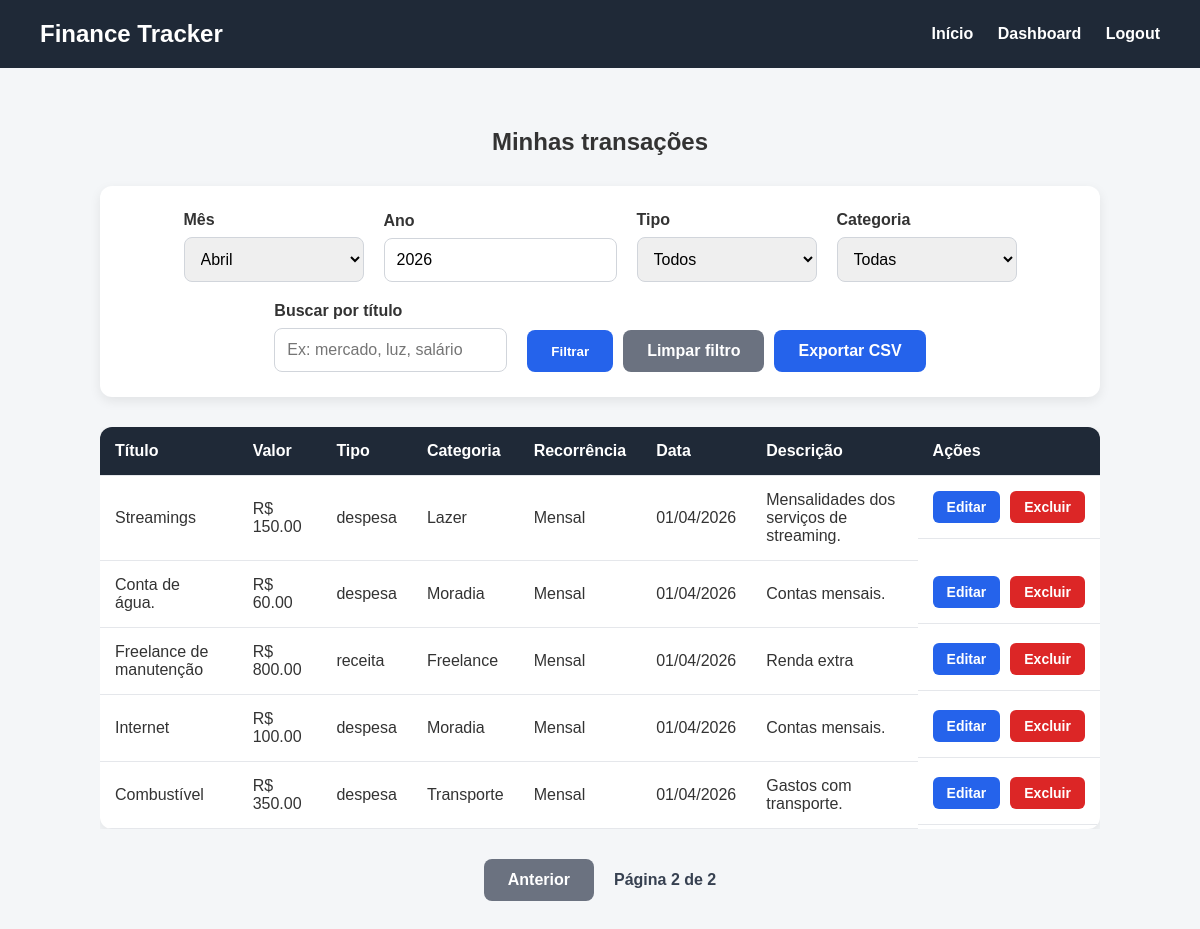
The page /transactions?month=4&year=2026&type=&category=&search=&page=2 (signed in) on the database its author committed.
### app.py (models this page shows)
class Transaction(db.Model):
    id = db.Column(db.Integer, primary_key=True)
    title = db.Column(db.String(150), nullable=False)
    amount = db.Column(db.Float, nullable=False)
    type = db.Column(db.String(20), nullable=False)
    category = db.Column(db.String(100), nullable=False)
    date = db.Column(db.Date, nullable=False, default=datetime.utcnow)
    description = db.Column(db.Text, nullable=True)
    is_recurring = db.Column(db.Boolean, default=False)
    recurrence_type = db.Column(db.String(20), nullable=True)
    user_id = db.Column(db.Integer, db.ForeignKey("user.id"), nullable=False)

### app.py (the view)
@app.route("/transactions")
def transactions():
    if "user_id" not in session:
        flash("Faça login para visualizar suas transações.")
        return redirect(url_for("login"))
    data = get_filtered_transactions_for_user(session["user_id"])
    all_transactions = data["transactions"]
    page = request.args.get("page", default=1, type=int)
    per_page = 5
    total_transactions = len(all_transactions)
    total_pages = (total_transactions + per_page - 1) // per_page
    if total_pages == 0:
        total_pages = 1
    if page < 1:
        page = 1
    if page > total_pages:
        page = total_pages
    start_index = (page - 1) * per_page
    end_index = start_index + per_page
    paginated_transactions = all_transactions[start_index:end_index]
    return render_template(
        "transactions.html",
        transactions=paginated_transactions,
        selected_month=data["selected_month"],
        selected_year=data["selected_year"],
        selected_type=data["selected_type"],
        selected_category=data["selected_category"],
        available_categories=data["available_categories"],
        search_title=data["search_title"],
        page=page,
        total_pages=total_pages
    )

### templates/transactions.html (shortened to what this page needs)
{% extends "base.html" %}
{% block content %}
<section class="transactions-section">
    <h1>Minhas transações</h1>
    <section class="filter-section">
        <form method="GET" action="{{ url_for('transactions') }}" class="filter-form">
            <div class="filter-group">
                <label for="month">Mês</label>
                <select id="month" name="month">
                    <option value="4" {% if selected_month == 4 %}selected{% endif %}>Abril</option>
                </select>
            </div>
            <div class="filter-group">
                <label for="year">Ano</label>
                <input
                    type="number"
                    id="year"
                    name="year"
                    placeholder="Ex: 2026"
                    value="{{ selected_year }}"
                >
            </div>
            <div class="filter-group">
                <label for="type">Tipo</label>
                <select id="type" name="type">
                    <option value="">Todos</option>
                </select>
            </div>
            <div class="filter-group">
                <label for="category">Categoria</label>
                <select id="category" name="category">
                    <option value="">Todas</option>
                </select>
            </div>
            <div class="filter-group">
                <label for="search">Buscar por título</label>
                <input
                    type="text"
                    id="search"
                    name="search"
                    placeholder="Ex: mercado, luz, salário"
                    value="{{ search_title }}"
                >
            </div>
            <div class="filter-buttons">
                <button type="submit" class="btn">Filtrar</button>
                <a href="{{ url_for('transactions') }}" class="btn btn-secondary">Limpar filtro</a>
                <a
                    href="{{ url_for('export_transactions_csv', month=selected_month, year=selected_year, type=selected_type, category=selected_category, search=search_title) }}"
                    class="btn"
                >
                    Exportar CSV
                </a>
            </div>
        </form>
    </section>
    {% if transactions %}
        <div class="table-container">
            <table class="transactions-table">
                <thead>
                    <tr>
                        <th>Título</th>
                        <th>Valor</th>
                        <th>Tipo</th>
                        <th>Categoria</th>
                        <th>Recorrência</th>
                        <th>Data</th>
                        <th>Descrição</th>
                        <th>Ações</th>
                    </tr>
                </thead>
                <tbody>
                    {% for transaction in transactions %}
                        <tr>
                            <td>{{ transaction.title }}</td>
                            <td>R$ {{ "%.2f"|format(transaction.amount) }}</td>
                            <td>{{ transaction.type }}</td>
                            <td>{{ transaction.category }}</td>
                            <td>
                                {% if transaction.is_recurring and transaction.recurrence_type == "monthly" %}
                                    Mensal
                                {% else %}
                                    Única
                                {% endif %}
                            </td>
                            <td>{{ transaction.date.strftime("%d/%m/%Y") }}</td>
                            <td>{{ transaction.description if transaction.description else "-" }}</td>
                            <td class="actions-cell">
                                <a href="{{ url_for('edit_transaction', transaction_id=transaction.id) }}" class="btn-action edit-btn">
                                    Editar
                                </a>
                                <form action="{{ url_for('delete_transaction', transaction_id=transaction.id) }}" method="POST" class="delete-form">
                                    <button type="submit" class="btn-action delete-btn" onclick="return confirm('Tem certeza que deseja excluir esta transação?')">
                                        Excluir
                                    </button>
                                </form>
                            </td>
                        </tr>
                    {% endfor %}
                </tbody>
            </table>
        </div>
        <div class="pagination">
            {% if page > 1 %}
                <a
                    href="{{ url_for('transactions', month=selected_month, year=selected_year, type=selected_type, category=selected_category, search=search_title, page=page-1) }}"
                    class="btn btn-secondary"
                >
                    Anterior
                </a>
            {% endif %}
            <span class="pagination-info">Página {{ page }} de {{ total_pages }}</span>
        </div>
    {% else %}
        <div class="empty-state">
            <p>Nenhuma transação encontrada para esse filtro.</p>
            <a href="{{ url_for('add_transaction') }}" class="btn">Adicionar transação</a>
        </div>
    {% endif %}
</section>
{% endblock %}

### static/style.css (style rules this page uses)
* { margin: 0; padding: 0; box-sizing: border-box; }
body { font-family: Arial, sans-serif; background-color: #f4f6f8; color: #333; }
.btn { display: inline-block; background-color: #2563eb; color: white; padding: 12px 24px; text-decoration: none; border-radius: 8px; font-weight: bold; border: none; cursor: pointer; }
.btn-secondary { background-color: #6b7280; }
.transactions-section h1 { text-align: center; margin-bottom: 30px; }
.table-container { overflow-x: auto; }
.transactions-table { width: 100%; border-collapse: collapse; background-color: white; border-radius: 12px; overflow: hidden; box-shadow: 0 4px 12px rgba(0, 0, 0, 0.08); }
.transactions-table th, .transactions-table td { padding: 15px; text-align: left; border-bottom: 1px solid #e5e7eb; }
.transactions-table th { background-color: #1f2937; color: white; }
.actions-cell { display: flex; gap: 10px; align-items: center; }
.btn-action { padding: 8px 14px; border-radius: 6px; text-decoration: none; color: white; font-size: 14px; font-weight: bold; border: none; cursor: pointer; display: inline-block; }
.edit-btn { background-color: #2563eb; }
.delete-btn { background-color: #dc2626; }
.delete-form { display: inline; }
.filter-section { background-color: white; padding: 25px; border-radius: 12px; box-shadow: 0 4px 12px rgba(0, 0, 0, 0.08); margin-bottom: 30px; }
.filter-form { display: flex; flex-wrap: wrap; gap: 20px; align-items: end; justify-content: center; }
.filter-group { display: flex; flex-direction: column; min-width: 180px; }
.filter-group label { margin-bottom: 8px; font-weight: bold; }
.filter-group select, .filter-group input { padding: 12px; border: 1px solid #d1d5db; border-radius: 8px; font-size: 16px; }
.filter-buttons { display: flex; gap: 10px; flex-wrap: wrap; }
.pagination { display: flex; justify-content: center; align-items: center; gap: 20px; margin-top: 30px; flex-wrap: wrap; }
.pagination-info { font-weight: bold; color: #374151; }

### rows shown on the page
Transaction: amount "150.00"
Transaction: amount "60.00"
Transaction: amount "800.00"
Transaction: amount "100.00"
Transaction: amount "350.00"

### other values the page prints
{{ transaction.date.strftime("%d/%m/%Y") }} "01/04/2026" "01/04/2026" "01/04/2026" "01/04/2026" "01/04/2026"
{{ page }} "2"
{{ total_pages }} "2"
